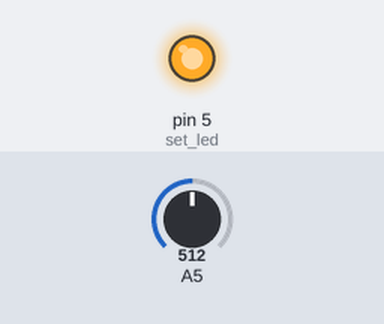
Simulated run of this sketch. Board: Arduino Uno, built with avr-gcc and run on an emulated ATmega328P. Shown: output pins drawn as LEDs (lit = HIGH). The inputs (shaded band) are chosen by the test bench; at power-on: A5 = 512.

Above: at 0.1 s.
Timing chart, 0 to 1.6 s (numbered marks = the images above):
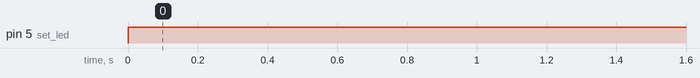

The sketch:

Mercury_Tilt_Switch.ino
```cpp
void setup() {
  // put your setup code here, to run once:
pinMode(5,OUTPUT); //set led

}

void loop() {
  // put your main code here, to run repeatedly:
int i;
while(1)
{
  i = analogRead(5);
  if(i>200)
  digitalWrite(5,HIGH);
  else
  digitalWrite(8,LOW);
}
}
```

Measured:
- by itself, pin 5 (set_led): LOW → HIGH at 0.00 s
